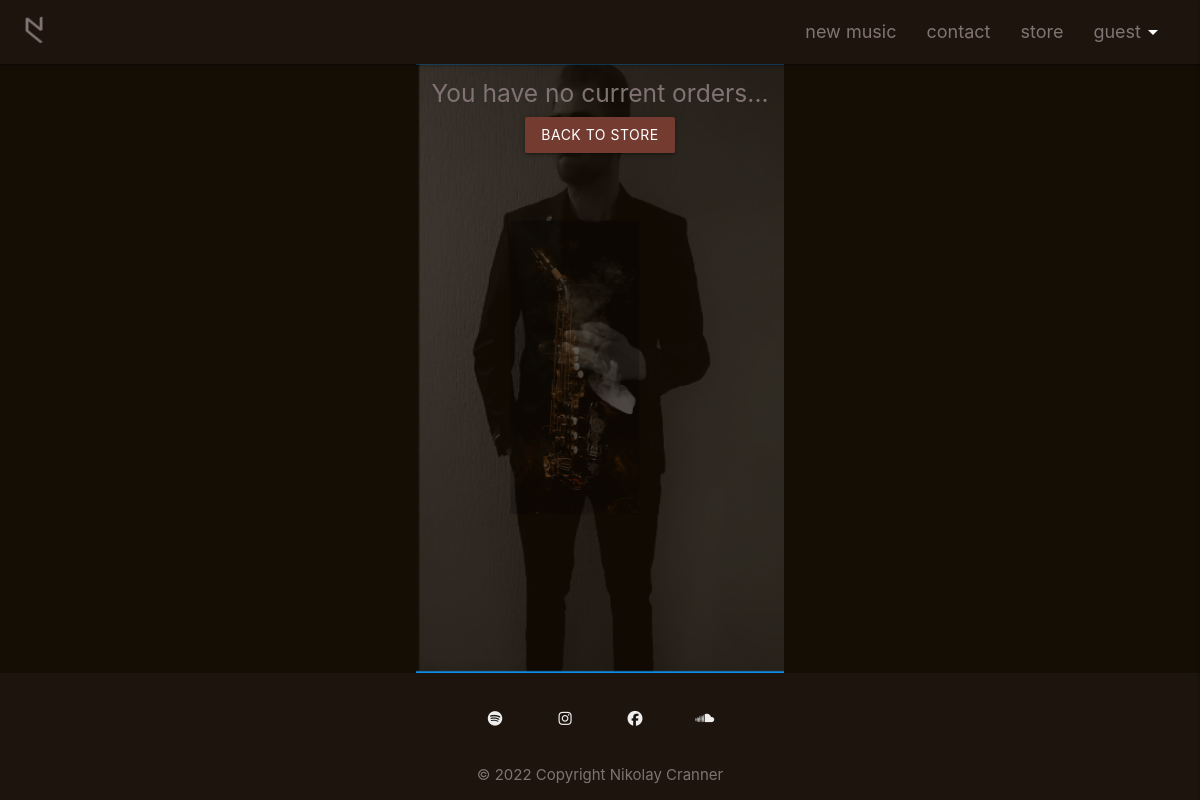
The app's page /store/order/2022-05-22.13:35:40, older data.
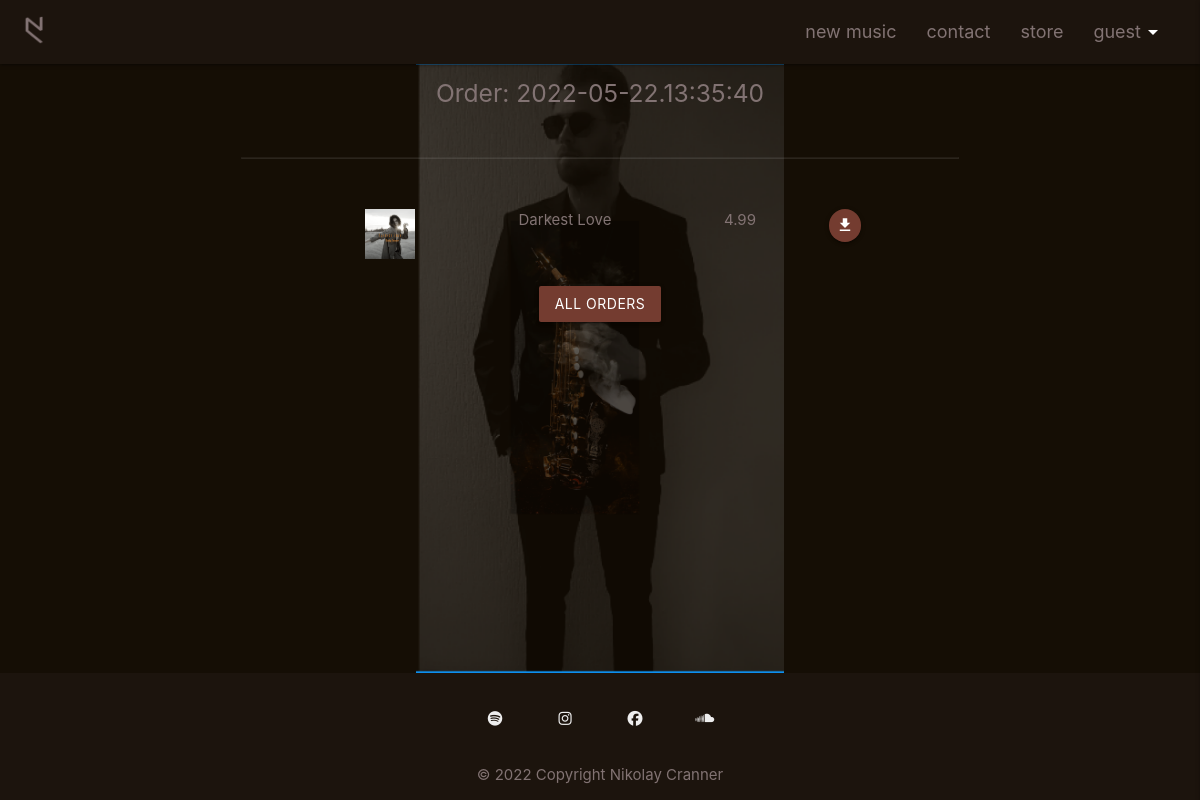
The same page, newer data.
### store/models.py (models this page shows, shortened)
class Order(models.Model):
    order_id = models.CharField(max_length=254, null=True, blank=True)
    order_items = models.CharField(max_length=254, null=True, blank=True)
    user_id = models.CharField(max_length=254, null=True, blank=True)
    transaction_date = models.DateField(default=tz.now)
    transaction_time = models.TimeField(default=time(18, 00))
    grand_total = models.DecimalField(default=0.00, max_digits=10, decimal_places=2)

class Product(models.Model):
    category = models.ForeignKey('Category', null=True, blank=True, on_delete=models.SET_NULL)
    sku = models.CharField(max_length=254, null=True, blank=True)
    name = models.CharField(max_length=254)
    description = models.TextField()
    has_sizes = models.BooleanField(default=False, null=True, blank=True)
    price = models.DecimalField(max_digits=6, decimal_places=2)
    rating = models.DecimalField(max_digits=6, decimal_places=2, null=True, blank=True)
    image_url = models.URLField(max_length=1024, null=True, blank=True)
    image = models.ImageField(null=True, blank=True)
    media = models.FileField(null=True, blank=True)

### store/views.py (the view)
# urls.py: path('order/<order_id>', views.view_order, name='order'),
def view_order(request, order_id):
    global session_user
    session_user = get_session_user(request)
    products_order = []
    print("the order_id is: ", order_id)
    try:
        order = get_object_or_404(Order, user_id=session_user, order_id=order_id)
    except:
        return render(request, 'store/view_order.html')
    for id in order.order_items.split(" "):
        if id != "":
            product = get_object_or_404(Product, pk=id)
            products_order.append(product)
    context = {
        'order': order,
        'products_order': products_order,
    }
    return render(request, 'store/view_order.html', context)

### store/views.py (called while the page is built)
def get_session_user(request):
    if request.user.is_authenticated:
        session_user = request.user.username
        print("session user is: ", session_user)
        return session_user
    else:
        session_user = 'guest'
        print("session user is: ", session_user)
        return session_user

### store/templates/store/view_order.html
{% extends 'base.html' %}
{% block content %}
<div class="container">
    <div class="row center">
        {% if order %}
        <div class="col s12">
            <h5>Order: {{order.order_id}}</h5>
            <hr>
        </div>
        {% for product in products_order %}
        <div class="row product-row">
            <div class="col s3 m2 l2 offset-l2"><img src="{{ MEDIA_URL }}{{ product.image }}" alt="{{ product.image }}" class="nc-bag-img"></div>
            <div class="col s5 l3" id="{{ product.pk }}">{{ product.name }}</div>
            <div class="col s2 l2">{{ product.price }}</div>
            <div class="col s2 l1">
                <a href="{{ MEDIA_URL }}{{ product.media }}" download >
                    <button class="btn-floating btn-small waves-effect waves-light nc-btn-color" id="download-{{ forloop.counter0 }}" type="submit" name="download" value="{{ forloop.counter0 }}" onclick="">
                        <i class="material-icons">download</i>
                    </button>
                </a>
            </div>
        </div>
        {% endfor %}
        <div class="row">
            <div class="col s12">
                <a href="{% url 'user_profile' %}">
                    <button class="btn waves-effect waves-light btn nc-btn-color" id="#to-all-orders" type="submit" name="to-all-orders" value="">All Orders</button>
                </a>
            </div>
        </div>
        {% else %}
        <h5>You have no current orders...</h5>
        <div class="col s12 m6 offset-m3 l4 offset-l4 center">
            <a href="{% url 'store' %}">
                <button class="btn waves-effect waves-light btn nc-btn-color" id="#to-store" type="submit" name="to-store" value="">Back to store</button>
            </a>
        </div>
        {% endif %}
    </div>
</div>
{% endblock %}

### templates/base.html (shortened to what this page needs)
{% load static %}
<!DOCTYPE html>
<html lang="en">
<head>
    <link rel="stylesheet" href="https://cdnjs.cloudflare.com/ajax/libs/materialize/1.0.0/css/materialize.min.css">
    <link rel="stylesheet" href='{% static "css/style.css" %}'>
</head>
<body>
  {% block page_header %}
  <header>
    <div class="navbar-fixed">
      <nav>
        <div class="nav-wrapper nc-header-footer">
          <a href="{% url 'home' %}" class="brand-logo left">
            <img src='{% static "img/logo.png" %}' alt="Nikolay Cranner Logo" class="nc-logo">
          </a>
          <ul id="nav-mobile" class="right hide-on-med-and-down">
            <li><a href="{% url 'music' %}">new music</a></li>
            <li><a href="{% url 'contact' %}">contact</a></li>
            <li><a href="{% url 'store' %}">store</a></li>
            <li><a class="dropdown-trigger" href="#!" data-target="dropdown1">{{ request.user.username|default:'guest' }}<i class="material-icons right">arrow_drop_down</i></a></li>
          </ul>
        </div>
      </nav>
    </div>
  </header>
  {% endblock %}
  <main style="background-image: url('{% static "img/background.PNG" %}');">
  <section>
    {% block content %}
    {% endblock %}
  </section>
  </main>
  <footer class="page-footer nc-header-footer">
    <div class="container">
      <div class="row center">
          <ul>
            <div class="col s3 m2 offset-m2 l1 offset-l4">
              <li><a class="grey-text text-lighten-3" href="https://open.spotify.com/artist/4NvkvOJ0mDM7QjdzOZLDRd?si=jLyIf8k9R9aKJbMTzNoJsw"><i class="fab fa-spotify"></i></a></li>
            </div>
            <div class="col s3 m2 l1">
              <li><a class="grey-text text-lighten-3" href="https://www.instagram.com/nikolay_cranner/"><i class="fab fa-instagram"></i></a></li>
            </div>
            <div class="col s3 m2 l1">
              <li><a class="grey-text text-lighten-3" href="https://www.facebook.com/NikolayCranner"><i class="fab fa-facebook"></i></a></li>
            </div>
            <div class="col s3 m2 l1">
              <li><a class="grey-text text-lighten-3" href="https://soundcloud.com/nikolaycranner"><i class="fab fa-soundcloud"></i></a></li>
            </div>
          </ul>
      </div>
    </div>
    <div class="footer-copyright nc-header-footer center">
      <div class="container">
      © 2022 Copyright Nikolay Cranner
      </div>
    </div>
  </footer>
</body>
</html>

Row changes from the older to the newer data that the page shows:
added Order: user.username "guest", order_id "2022-05-22.13:35:40"
now on this page (row unchanged): Product: image (picture), name "Darkest Love", price "4.99"
Text that changed along with them:
{{ request.user.username|default:'guest' }}: "guest" → (not shown)
text no longer shown: "You have no current orders... BACK TO STORE"
text now shown: "Order: ALL ORDERS"
